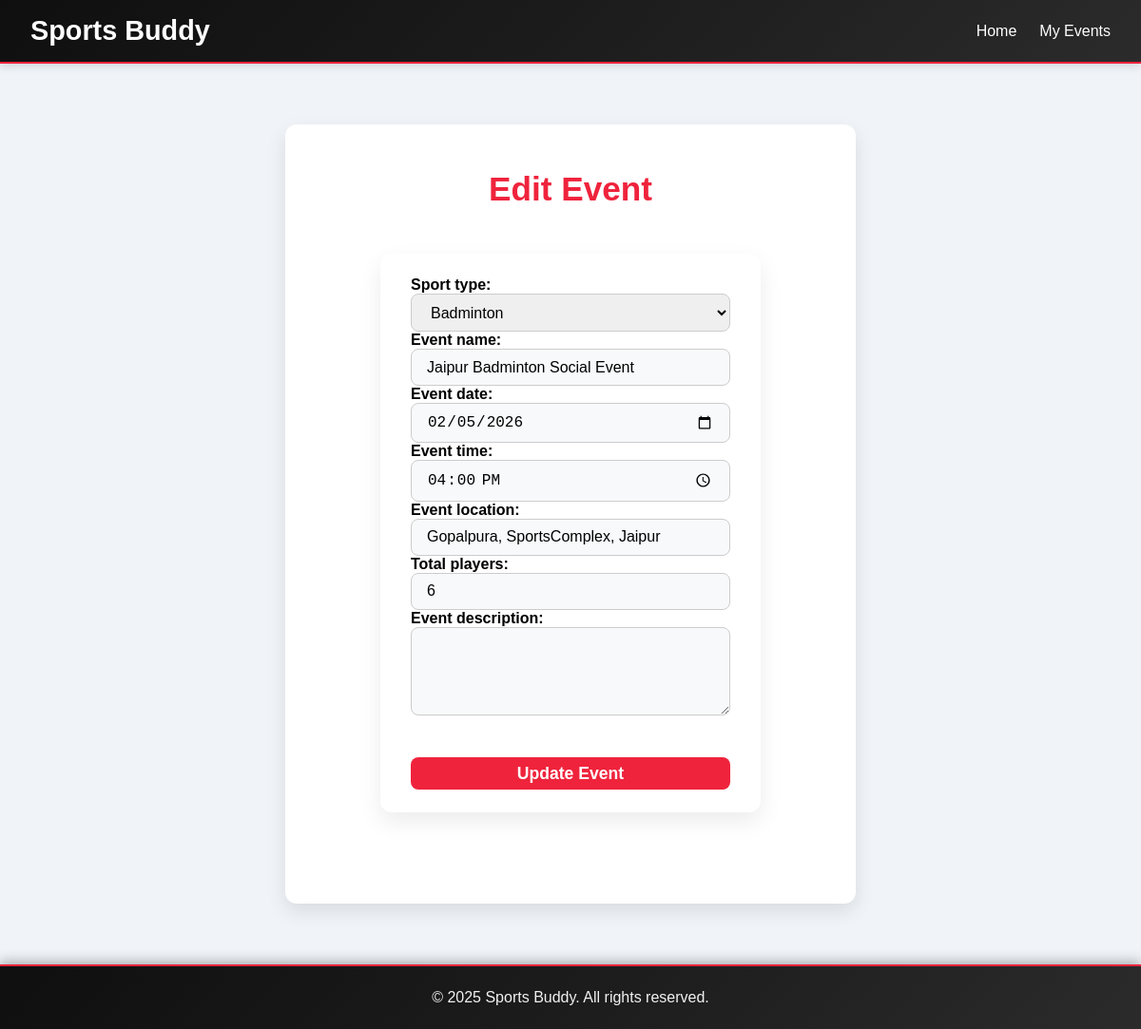
/edit_event/14/ (signed in), run on the app's committed database.
### events/models.py (models this page shows, shortened)
class Event(models.Model):
    SPORT_CHOICES = [
        ('Football', 'Football'),
        ('Cricket', 'Cricket'),
        ('Badminton', 'Badminton'),
        ('Basketball', 'Basketball'),
        ('Tennis', 'Tennis'),
        ('Volleyball', 'Volleyball'),
        ('Table Tennis', 'Table Tennis'),
        ('Running', 'Running'),
    ]
    sport_type = models.CharField(max_length=50, choices=SPORT_CHOICES)
    event_name = models.CharField(max_length=100)
    event_date = models.DateField()
    event_time = models.TimeField()
    event_location = models.CharField(max_length=100)
    total_players = models.PositiveIntegerField()
    event_description = models.TextField(blank=True)
    organizer = models.ForeignKey(User, on_delete=models.CASCADE, null=True, blank=True)

### events/views.py (the view)
# urls.py: path('edit_event/<int:event_id>/', views.edit_event, name='edit_event'),
@login_required
def edit_event(request, event_id):
    event = get_object_or_404(Event, id=event_id)
    if event.organizer != request.user:
        return redirect('/my_events/?message=You are not allowed to edit this event.')
    if request.method == "POST":
        form = EventForm(request.POST, instance=event)
        if form.is_valid():
            form.save()
            return redirect('/my_events/?message=Event updated successfully!')
    else:
        form = EventForm(instance=event)
    return render(request, 'events/edit_event.html', {"form": form})

### events/forms.py
class EventForm(forms.ModelForm):
    sport_type = forms.ChoiceField(choices=SPORT_CHOICES)
    class Meta:
        model = Event
        fields = [
            'sport_type',
            'event_name',
            'event_date',
            'event_time',
            'event_location',
            'total_players',
            'event_description',
        ]
        widgets = {
            'event_date': forms.DateInput(attrs={'type': 'date'}),
            'event_time': forms.TimeInput(attrs={'type': 'time'}),
            'event_description': forms.Textarea(attrs={'rows': 4}),
        }

### events/templates/events/edit_event.html (shortened to what this page needs)
{% load static %}
<!DOCTYPE html>
<html lang="en">
<head>
    <link rel="stylesheet" href="{% static 'events/css/style.css' %}" />
</head>
<body class="form-page">
    <header>
        <nav class="navbar">
            <div class="branding">Sports Buddy</div>
            <ul class="nav-links">
                <li><a href="{% url 'home' %}">Home</a></li>
                <li><a href="{% url 'my_events' %}">My Events</a></li>
            </ul>
        </nav>
    </header>
    <main class="edit-event-container">
        <h1>Edit Event</h1>
        <form method="POST" class="edit-event-form">
            {{ form.as_p }}
            <button type="submit" class="btn-edit-event">Update Event</button>
        </form>
    </main>
    <footer class="footer">
        <p>© 2025 Sports Buddy. All rights reserved.</p>
    </footer>
</body>
</html>

### events/static/events/css/style.css (style rules this page uses)
* { margin: 0; padding: 0; box-sizing: border-box; }
html { scroll-behavior: smooth; }
body { font-family: 'Montserrat', sans-serif; }
header { position: absolute; top: 0; width: 100%; background: rgba(0, 0, 0, 0.737); box-shadow: 0 -3px 12px rgba(0, 0, 0, 0.3); border-bottom: 2px solid #ef233c; padding: 1rem 2rem; z-index: 999; }
.navbar { display: flex; justify-content: space-between; align-items: center; }
.branding { font-size: 1.8rem; font-weight: bold; color: #fff; }
.nav-links { list-style: none; display: flex; gap: 1.5rem; }
.nav-links a { text-decoration: none; color: white; font-weight: 500; position: relative; }
.nav-links a::after { content: ""; position: absolute; width: 0%; height: 2px; left: 0; bottom: -4px; background-color: #ef233c; transition: 0.3s; }
.footer { background: linear-gradient(135deg, #0f0f0f, #1c1c1c, #2b2b2b); color: #f1f1f1; text-align: center; padding: 1.5rem 2rem; font-size: 1rem; box-shadow: 0 -3px 12px rgba(0, 0, 0, 0.3); border-top: 2px solid #ef233c; }
.form-page header { background: linear-gradient(135deg, #0f0f0f, #1c1c1c, #2b2b2b); padding: 1rem 2rem; position: relative; box-shadow: 0 2px 10px rgba(0, 0, 0, 0.15); }
.form-page .branding, .form-page .nav-links a { color: #fff; }
form { max-width: 400px; margin: 3rem auto; background-color: #ffffff; padding: 1.5rem 2rem; border-radius: 12px; box-shadow: 0 10px 25px rgba(0, 0, 0, 0.08); transition: 0.3s ease; }
form input, form textarea { width: 100%; padding: 0.5rem 0.75rem; border-radius: 8px; border: 1px solid #ccc; background: #f8f9fa; transition: 0.3s; font-size: 0.9rem; }
form textarea { min-height: 80px; resize: vertical; margin-bottom: 1rem; }
body { background-color: #f0f4f8; }
.btn-edit-event, .btn-delete { padding: 0.5rem 1rem; background-color: #007BFF; color: white; border: none; border-radius: 5px; cursor: pointer; font-weight: bold; text-align: center; transition: background-color 0.3s ease; }
.edit-event-container { background: #ffffff; padding: 3rem 2rem; max-width: 600px; margin: 4rem auto; border-radius: 12px; box-shadow: 0 8px 20px rgba(0, 0, 0, 0.1); }
.edit-event-container h1 { font-size: 2.2rem; color: #EF233C; text-align: center; margin-bottom: 2rem; }
.edit-event-form { display: flex; flex-direction: column; }
.edit-event-form label { font-weight: 600; margin-top: 1rem; margin-bottom: 0.5rem; }
.edit-event-form input, .edit-event-form select, .edit-event-form textarea { padding: 0.6rem 1rem; border-radius: 8px; border: 1px solid #ccc; font-size: 1rem; width: 100%; transition: border-color 0.3s ease; }
.btn-edit-event { background-color: #EF233C; color: white; padding: 0.4rem 1.4rem; font-size: 1.1rem; font-weight: bold; border: none; text-decoration: none; border-radius: 8px; cursor: pointer; margin-top: 1.5rem; transition: background-color 0.3s ease; }

### data on the page
Event: sport_type "Badminton", event_name "Jaipur Badminton Social Event", event_date "02/05/2026", event_time "16:00:00", event_location "Gopalpura, SportsComplex, Jaipur", total_players "6"
